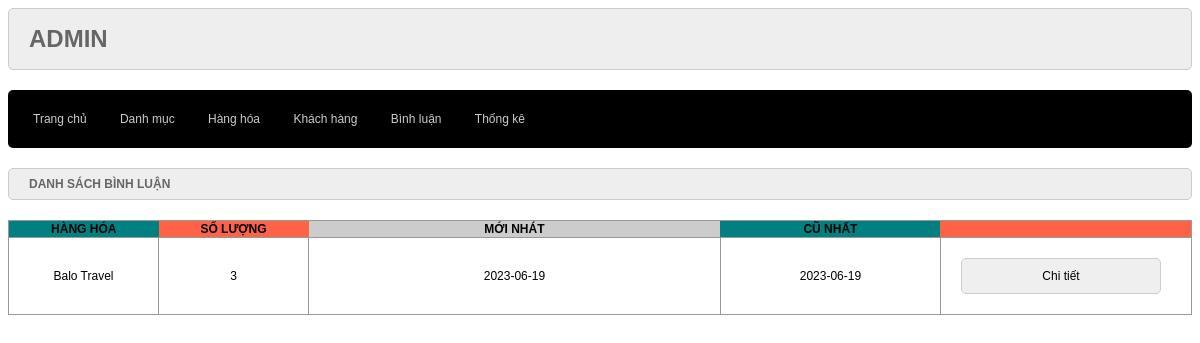
Screenshot of /admin/index.php?act=dsbl with the database file from the repository.
### tables this page shows
CREATE TABLE `hang_hoa` (
  `ma_hh` int(11) NOT NULL,
  `ten_hh` varchar(50) NOT NULL,
  `don_gia` double(10,2) NOT NULL,
  `giam_gia` double(10,2) NOT NULL DEFAULT 0.00,
  `hinh` varchar(50) NOT NULL,
  `ngay_nhap` date NOT NULL,
  `mo_ta` text DEFAULT NULL,
  `dac_biet` bit(1) NOT NULL,
  `so_luot_xem` int(11) NOT NULL DEFAULT 0,
  `ma_loai` int(10) NOT NULL
);

### model/pdo.php (called while the page is built, shortened)
<?php
function pdo_get_connection()
{
    $dburl = "mysql:host=localhost;dbname=xshop;charset=utf8";
    $username = 'root';
    $password = '';
    $conn = new PDO($dburl, $username, $password);
    $conn->setAttribute(PDO::ATTR_ERRMODE, PDO::ERRMODE_EXCEPTION);
    return $conn;
}
function pdo_query($sql)
{
    $sql_args = array_slice(func_get_args(), 1);
    try {
        $conn = pdo_get_connection();
        $stmt = $conn->prepare($sql);
        $stmt->execute($sql_args);
        $rows = $stmt->fetchAll();
        return $rows;
    } catch (PDOException $e) {
        throw $e;
    } finally {
        unset($conn);
    }
}

### model/binhluan.php (called while the page is built, shortened)
<?php
function thongke_binhluan(){
    $sql = "SELECT
            `hang_hoa`.`ma_hh`, `hang_hoa`.`ten_hh`,
            count(*) so_luong,
            min(`binh_luan`.`ngay_bl`) cu_nhat,
            max(`binh_luan`.`ngay_bl`) moi_nhat
            from binh_luan
            join hang_hoa on `hang_hoa`.`ma_hh` = `binh_luan`.`ma_hh`
            group by `hang_hoa`.`ma_hh`, `hang_hoa`.`ten_hh`
            having `so_luong` > 0
            ";
    $tk_bl = pdo_query($sql);
    return $tk_bl;
}

### admin/binhluan/list.php (the view)
<div class="row">
    <div class="row formtitle">
        <h1>DANH SÁCH BÌNH LUẬN</h1>
    </div>
    <div class="row formcontent">
        <div class="row mb10 formds">
            <table>
                <tr>
                    <th>HÀNG HÓA</th>
                    <th>SỐ LƯỢNG</th>
                    <th>MỚI NHÁT</th>
                    <th>CŨ NHẤT</th>
                    <th></th>
                </tr>
                <?php
                foreach ($binhluan as $item) {
                    ?>
                    <tr>
                        <td>
                            <?php echo $item['ten_hh'] ?>
                        </td>
                        <td>
                            <?php echo $item['so_luong'] ?>
                        </td>
                        <td>
                            <?php echo $item['moi_nhat'] ?>
                        </td>
                        <td>
                            <?php echo $item['cu_nhat'] ?>
                        </td>
                        <td><a href="index.php?act=detail-bl&id=<?php echo $item['ma_hh'] ?>">
                                <input type="button" name="" value="Chi tiết"></a></td>
                    </tr>
                    <?php
                }
                ?>
            </table>
        </div>
    </div>
</div>
</div>

### admin/css/style.css (style rules this page uses)
* { box-sizing: border-box; font-family: sans-serif; font-size: 1vw; }
.row { float: left; width: 100%; }
.mb10 { margin-bottom: 10px; }
.formtk input[type="submit"], .formcontent input[type="submit"], .formcontent input[type="reset"], .formcontent input[type="button"] { min-width: 200px; border: 1px solid #ccc; padding: 10px; border-radius: 5px; }
input[type="submit"],input[type="reset"],input[type="button"] { min-width: 200px; border: 1px solid #ccc; padding: 10px; border-radius: 5px; margin: 10px 10px 10px 0; cursor: pointer; }
.formtitle { background-color: #eee; border: 1px solid #ccc; color: #666; border-radius: 5px; padding: 0px 20px; }
.formcontent { padding: 20px 0; }
.formds table { width: 100%; border-collapse: collapse; border: 1px solid #999; }
.formds table th:nth-child(1) { width: 5%; background-color: teal; }
.formds table th:nth-child(2) { width: 10%; background-color: tomato; }
.formds table th:nth-child(3) { width: 40%; background-color: #ccc; }
.formds table th:nth-child(4) { width: 20%; background-color: teal; }
.formds table th:nth-child(5) { width: 20%; background-color: tomato; }
.formds table td { padding: 10px 20px; border: 1px solid #999; min-width: 150px; text-align: center; }

### rows the page displays
hang_hoa: ten_hh "Balo Travel", so_luong "3", moi_nhat "2023-06-19", cu_nhat "2023-06-19"
